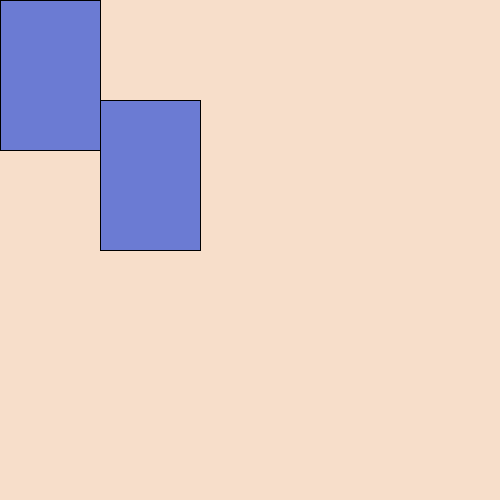
Frame 1 (no input)
Frame 60 (the mouse pressed at the canvas centre just before this capture): identical to frame 1, image omitted
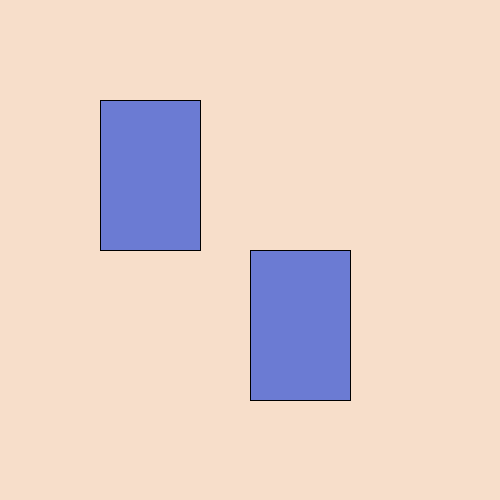
Frame 120 (the mouse held since frame 60 and released just before this capture)

The Processing sketch that drew these frames (run headless with seeded random() and noise(); from frame 60 on, the mouse is pressed at the canvas centre):

// Processing sketch: week01_2_setup_draw
// ── week01_2_setup_draw.pde
void setup(){
  size(500,500);
}
void draw(){
  background(#F7DECA);
  fill(#6B7BD3);
  rect(100,100,100,150);
  rect(mouseX,mouseY,100,150);
}
